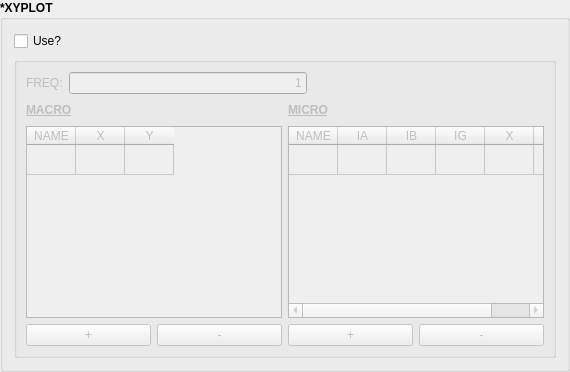
         <widget class="QGroupBox" name="kwxyplot_gb">
          <property name="enabled">
           <bool>true</bool>
          </property>
          <property name="font">
           <font>
            <weight>75</weight>
            <bold>true</bold>
           </font>
          </property>
          <property name="title">
           <string>*XYPLOT</string>
          </property>
          <layout class="QVBoxLayout" name="verticalLayout_38">
           <item>
            <widget class="QCheckBox" name="xyplot_cb">
             <property name="enabled">
              <bool>true</bool>
             </property>
             <property name="font">
              <font>
               <weight>50</weight>
               <bold>false</bold>
              </font>
             </property>
             <property name="toolTip">
              <string>Select to output ASCII results</string>
             </property>
             <property name="text">
              <string>Use?</string>
             </property>
            </widget>
           </item>
           <item>
            <widget class="QGroupBox" name="xyplot_gb">
             <property name="enabled">
              <bool>false</bool>
             </property>
             <property name="title">
              <string/>
             </property>
             <property name="flat">
              <bool>true</bool>
             </property>
             <layout class="QVBoxLayout" name="verticalLayout_33">
              <item>
               <layout class="QVBoxLayout" name="verticalLayout_32">
                <item>
                 <layout class="QHBoxLayout" name="horizontalLayout_49">
                  <item>
                   <widget class="QLabel" name="freq_label">
                    <property name="font">
                     <font>
                      <weight>50</weight>
                      <bold>false</bold>
                     </font>
                    </property>
                    <property name="text">
                     <string>FREQ:</string>
                    </property>
                   </widget>
                  </item>
                  <item>
                   <widget class="QLineEdit" name="freq_text">
                    <property name="font">
                     <font>
                      <weight>50</weight>
                      <bold>false</bold>
                     </font>
                    </property>
                    <property name="toolTip">
                     <string>Set frequency of output data</string>
                    </property>
                    <property name="text">
                     <string>1</string>
                    </property>
                    <property name="alignment">
                     <set>Qt::AlignRight|Qt::AlignTrailing|Qt::AlignVCenter</set>
                    </property>
                   </widget>
                  </item>
                  <item>
                   <spacer name="horizontalSpacer_22">
                    <property name="orientation">
                     <enum>Qt::Horizontal</enum>
                    </property>
                    <property name="sizeHint" stdset="0">
                     <size>
                      <width>40</width>
                      <height>20</height>
                     </size>
                    </property>
                   </spacer>
                  </item>
                 </layout>
                </item>
                <item>
                 <layout class="QHBoxLayout" name="horizontalLayout_41">
                  <item>
                   <layout class="QVBoxLayout" name="verticalLayout_30">
                    <item>
                     <layout class="QHBoxLayout" name="horizontalLayout_27">
                      <item>
                       <widget class="QLabel" name="macro_label">
                        <property name="font">
                         <font>
                          <weight>75</weight>
                          <bold>true</bold>
                          <underline>true</underline>
                         </font>
                        </property>
                        <property name="text">
                         <string>MACRO</string>
                        </property>
                       </widget>
                      </item>
                      <item>
                       <spacer name="horizontalSpacer_6">
                        <property name="orientation">
                         <enum>Qt::Horizontal</enum>
                        </property>
                        <property name="sizeHint" stdset="0">
                         <size>
                          <width>58</width>
                          <height>20</height>
                         </size>
                        </property>
                       </spacer>
                      </item>
                     </layout>
                    </item>
                    <item>
                     <widget class="QTableWidget" name="macro_table">
                      <property name="font">
                       <font>
                        <weight>50</weight>
                        <bold>false</bold>
                       </font>
                      </property>
                      <attribute name="horizontalHeaderDefaultSectionSize">
                       <number>49</number>
                      </attribute>
                      <attribute name="verticalHeaderVisible">
                       <bool>false</bool>
                      </attribute>
                      <row>
                       <property name="text">
                        <string>1</string>
                       </property>
                      </row>
                      <column>
                       <property name="text">
                        <string>NAME</string>
                       </property>
                      </column>
                      <column>
                       <property name="text">
                        <string>X</string>
                       </property>
                      </column>
                      <column>
                       <property name="text">
                        <string>Y</string>
                       </property>
                      </column>
                     </widget>
                    </item>
                    <item>
                     <layout class="QHBoxLayout" name="horizontalLayout_29">
                      <item>
                       <widget class="QPushButton" name="addmac_pb">
                        <property name="font">
                         <font>
                          <weight>50</weight>
                          <bold>false</bold>
                         </font>
                        </property>
                        <property name="toolTip">
                         <string>Add new MACRO result file</string>
                        </property>
                        <property name="text">
                         <string>+</string>
                        </property>
                       </widget>
                      </item>
                      <item>
                       <widget class="QPushButton" name="rmmac_pb">
                        <property name="font">
                         <font>
                          <weight>50</weight>
                          <bold>false</bold>
                         </font>
                        </property>
                        <property name="toolTip">
                         <string>Remove MACRO result file</string>
                        </property>
                        <property name="text">
                         <string>-</string>
                        </property>
                       </widget>
                      </item>
                     </layout>
                    </item>
                   </layout>
                  </item>
                  <item>
                   <layout class="QVBoxLayout" name="verticalLayout_31">
                    <item>
                     <layout class="QHBoxLayout" name="horizontalLayout_40">
                      <item>
                       <widget class="QLabel" name="micro_label">
                        <property name="font">
                         <font>
                          <weight>75</weight>
                          <bold>true</bold>
                          <underline>true</underline>
                         </font>
                        </property>
                        <property name="text">
                         <string>MICRO</string>
                        </property>
                       </widget>
                      </item>
                      <item>
                       <spacer name="horizontalSpacer_7">
                        <property name="orientation">
                         <enum>Qt::Horizontal</enum>
                        </property>
                        <property name="sizeHint" stdset="0">
                         <size>
                          <width>40</width>
                          <height>20</height>
                         </size>
                        </property>
                       </spacer>
                      </item>
                      <item>
                       <layout class="QHBoxLayout" name="horizontalLayout_4"/>
                      </item>
                     </layout>
                    </item>
                    <item>
                     <widget class="QTableWidget" name="micro_table">
                      <property name="font">
                       <font>
                        <weight>50</weight>
                        <bold>false</bold>
                       </font>
                      </property>
                      <attribute name="horizontalHeaderDefaultSectionSize">
                       <number>49</number>
                      </attribute>
                      <attribute name="horizontalHeaderStretchLastSection">
                       <bool>false</bool>
                      </attribute>
                      <attribute name="verticalHeaderVisible">
                       <bool>false</bool>
                      </attribute>
                      <row>
                       <property name="text">
                        <string>1</string>
                       </property>
                      </row>
                      <column>
                       <property name="text">
                        <string>NAME</string>
                       </property>
                      </column>
                      <column>
                       <property name="text">
                        <string>IA</string>
                       </property>
                      </column>
                      <column>
                       <property name="text">
                        <string>IB</string>
                       </property>
                      </column>
                      <column>
                       <property name="text">
                        <string>IG</string>
                       </property>
                      </column>
                      <column>
                       <property name="text">
                        <string>X</string>
                       </property>
                      </column>
                      <column>
                       <property name="text">
                        <string>Y</string>
                       </property>
                      </column>
                     </widget>
                    </item>
                    <item>
                     <layout class="QHBoxLayout" name="horizontalLayout_30">
                      <item>
                       <widget class="QPushButton" name="addmic_pb">
                        <property name="font">
                         <font>
                          <weight>50</weight>
                          <bold>false</bold>
                         </font>
                        </property>
                        <property name="toolTip">
                         <string>Add new MICRO result file</string>
                        </property>
                        <property name="text">
                         <string>+</string>
                        </property>
                       </widget>
                      </item>
                      <item>
                       <widget class="QPushButton" name="rmmic_pb">
                        <property name="font">
                         <font>
                          <weight>50</weight>
                          <bold>false</bold>
                         </font>
                        </property>
                        <property name="toolTip">
                         <string>Remove MICRO result file</string>
                        </property>
                        <property name="text">
                         <string>-</string>
                        </property>
                       </widget>
                      </item>
                     </layout>
                    </item>
                   </layout>
                  </item>
                 </layout>
                </item>
               </layout>
              </item>
             </layout>
            </widget>
           </item>
          </layout>
         </widget>
